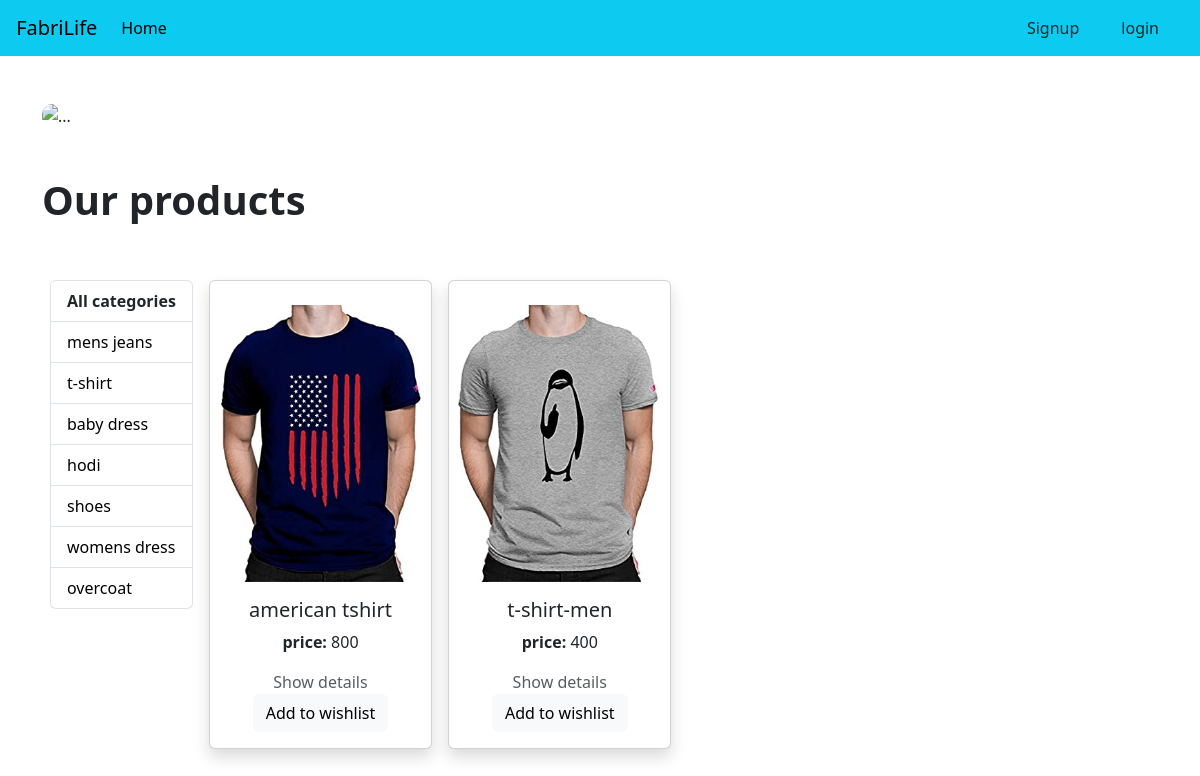
The app's page /category/t-shirt with its own data.
### product/models.py (models this page shows, shortened)
class Category(models.Model):
    category_name = models.CharField(max_length=100,unique=True)
    slug = models.SlugField(max_length=100,unique=True)
    description = models.TextField(max_length=255,blank=True)
    cat_img = models.ImageField(upload_to='photos/categories',blank = True)

class Product(models.Model):
    category = models.ForeignKey(Category,on_delete=models.CASCADE)
    product_name = models.CharField(max_length=100,unique=True)
    slug = models.SlugField(max_length=100,unique=True)
    description = models.TextField(max_length=255,blank=True)
    price = models.IntegerField()
    image = models.ImageField(upload_to='photos/product')
    stock = models.IntegerField()
    size = models.CharField(max_length=15,default='Medium')
    color = models.CharField(max_length=20,null=True)
    is_available = models.BooleanField(default=True)
    average_rating = models.DecimalField(max_digits=3, decimal_places=2, default=0.00)
    total_ratings = models.PositiveIntegerField(default=0)

### product/views.py (the view)
# urls.py: path('',views.home,name='home'),
def home(request,category_slug=None):
    category = None
    cloth = None
    if category_slug:
        category = get_object_or_404(Category,slug = category_slug)
        cloth = Product.objects.filter(category= category)
    else:
         cloth = Product.objects.all()
    searchItem = request.GET.get('inputfield')
    category = Category.objects.all()
    return render(request,'product.html',{'cloth':cloth,'category':category})

### product/templates/product.html (shortened to what this page needs)
{% extends "base.html" %}
{% block body %}
<div id="carouselExample" class="carousel slide">
  <div class="carousel-inner">
    <div class="carousel-item active">
      <img src="https://images.unsplash.com/photo-1567401893414-76b7b1e5a7a5?ixlib=rb-4.0.3&ixid=M3wxMjA3fDB8MHxzZWFyY2h8MTB8fGNsb3RoaW5nJTIwc3RvcmV8ZW58MHx8MHx8fDA%3D&w=1000&q=80" class="d-block w-100" style="border-radius:10px; max-height:  500px;" alt="..." >
    </div>
  </div>
  <button class="carousel-control-prev" type="button" data-bs-target="#carouselExample" data-bs-slide="prev">
    <span class="carousel-control-prev-icon" aria-hidden="true"></span>
  </button>
  <button class="carousel-control-next" type="button" data-bs-target="#carouselExample" data-bs-slide="next">
    <span class="carousel-control-next-icon" aria-hidden="true"></span>
  </button>
</div>
  <div class="d-flex align-items-center justify-content-between">
    <h1 class="fs-1 fw-bold my-5">Our products</h1>
  </div>
  <div class="d-flex flex-row">
    <div class="p-2 -100">
        <ul class="list-group ">
            <li class="list-group-item"><b>All categories</b></li>
            {% for i in category %}
            <li class="list-group-item " type="button"><a href="{% url 'category_products' i.slug %}" class="text-decoration-none text-black ">{{i.category_name}}</a></li>
            {% endfor %}
          </ul>
    </div>
    <div class="p-2 flex-fill">
        <div class="row row-cols-1 row-cols-md-4 g-3">
            {% for item in cloth %}
            <div class="col">
              <div class="card h-100 shadow w-100">
                <img src="{{item.image.url}}" class="card-img-top h-75 pt-4" alt="...">
                <div class="card-body text-center">
                  <h5 class="card-title">{{item.product_name}}</h5>
                  <p><b>price: </b>{{item.price}}</p>
                  <a href="{% url 'details' item.id %}" class="fs-6 fw-medium text-body-secondary mb-4 text-decoration-none">Show details</a>
                  <a href="{% url 'add_to_wishlist' item.id %}" class="btn btn-light block">Add to wishlist</a>
                </div>
              </div>
            </div>
            {% endfor %}
          </div>
    </div>
  </div>
{% endblock body %}

### records on screen
Category: category_name "mens jeans"
Category: category_name "t-shirt"
Category: category_name "baby dress"
Category: category_name "hodi"
Category: category_name "shoes"
Category: category_name "womens dress"
Category: category_name "overcoat"
Product: image (picture), product_name "american tshirt", price "800"
Product: image (picture), product_name "t-shirt-men", price "400"
